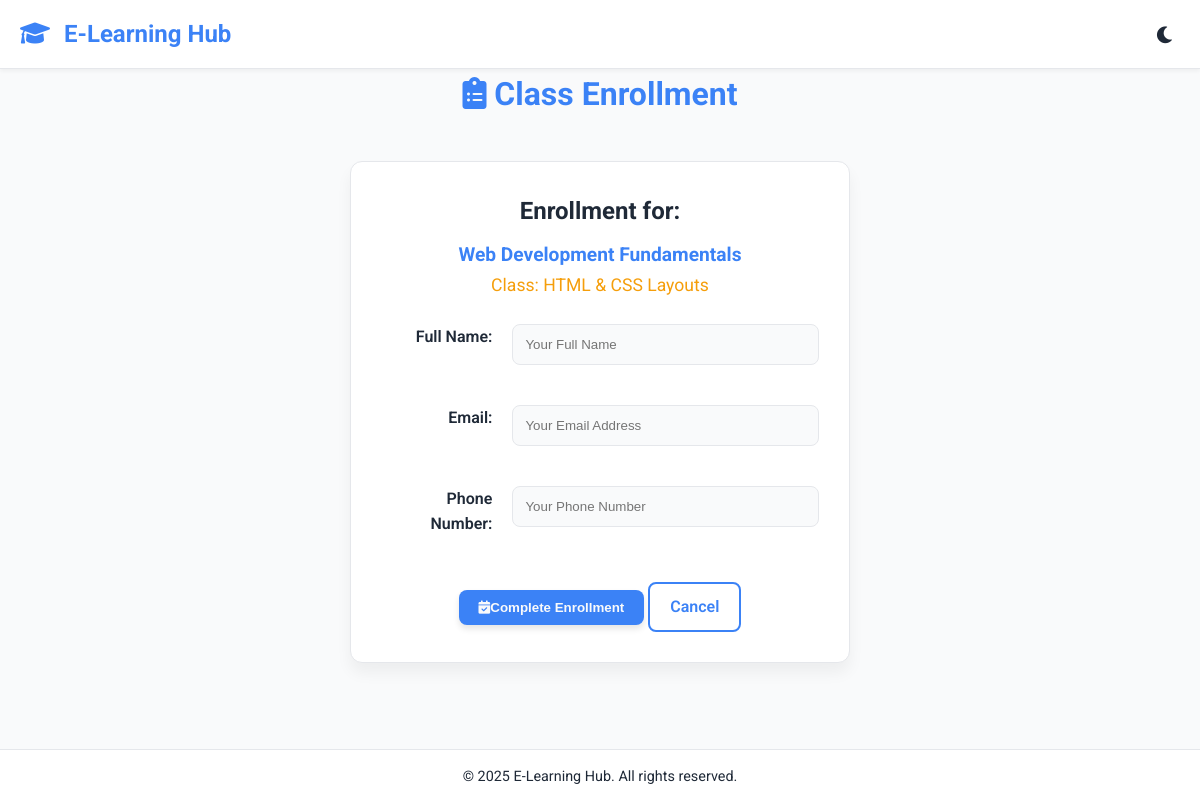
The app's page /enroll.php?class_id=1 with its own data.
### tables this page shows
CREATE TABLE IF NOT EXISTS classes (
    class_id INT(11) UNSIGNED AUTO_INCREMENT PRIMARY KEY,
    course_id INT(11) UNSIGNED NOT NULL,
    class_name VARCHAR(255) NOT NULL,
    class_date DATE NOT NULL,
    class_time TIME NOT NULL,
    class_link VARCHAR(255),  
    FOREIGN KEY (course_id) REFERENCES courses(course_id) ON DELETE CASCADE
);

CREATE TABLE IF NOT EXISTS courses (
    course_id INT(11) UNSIGNED AUTO_INCREMENT PRIMARY KEY,
    course_name VARCHAR(255) NOT NULL,
    course_description TEXT,
    created_at TIMESTAMP DEFAULT CURRENT_TIMESTAMP
);

### enroll.php (the view, shortened to what this page needs)
<?php
require_once 'db_connect.php';
$class_id = isset($_GET['class_id']) ? (int)$_GET['class_id'] : 0;
$class_details = null;
if ($class_id > 0) {
    $stmt = $conn->prepare("SELECT c.class_name, co.course_name FROM classes c JOIN courses co ON c.course_id = co.course_id WHERE c.class_id = ?");
    $stmt->bind_param("i", $class_id);
    $stmt->execute();
    $result = $stmt->get_result();
    $class_details = $result->fetch_assoc();
}
echo get_page_header("Enroll in Class");
?>
<h1 class="text-center"><i class="fas fa-clipboard-list"></i> Class Enrollment</h1>
<?php if (!$class_details): ?>
    <div class="card card-center">
        <p class="text-center">Error: Class not found.</p>
        <p class="text-center mt-4"><a href="user_dashboard.php" class="link-button button-secondary">Go to Course Catalog</a></p>
    </div>
<?php else: ?>
    <div class="card card-center">
        <h2 style="color: var(--clr-text); margin-bottom: 10px;">Enrollment for:</h2>
        <p style="font-size: 1.2rem; font-weight: 700; color: var(--clr-primary);"><?php echo htmlspecialchars($class_details['course_name']); ?></p>
        <p style="font-size: 1.1rem; color: var(--clr-accent);">Class: <?php echo htmlspecialchars($class_details['class_name']); ?></p>
        <form method="POST" action="enroll.php?class_id=<?php echo $class_id; ?>">
            <table class="form-table">
                <tr>
                    <td><label for="full_name">Full Name:</label></td>
                    <td>
                        <input type="text" id="full_name" name="full_name" required placeholder="Your Full Name">
                    </td>
                </tr>
                <tr>
                    <td><label for="email">Email:</label></td>
                    <td>
                        <input type="email" id="email" name="email" required placeholder="Your Email Address">
                    </td>
                </tr>
                <tr>
                    <td><label for="phone">Phone Number:</label></td>
                    <td>
                        <input type="text" id="phone" name="phone" required placeholder="Your Phone Number">
                    </td>
                </tr>
            </table>
            <div class="form-actions">
                <button type="submit" class="button button-primary">
                    <i class="fas fa-calendar-check"></i> Complete Enrollment
                </button>
                <a href="user_dashboard.php" class="link-button button-secondary">Cancel</a>
            </div>
        </form>
    </div>
<?php endif; ?>
<?php
echo get_page_footer();
?>

### style.css (style rules this page uses)
:root { --clr-primary: #3b82f6; --clr-primary-hover: #2563eb; --clr-bg-light: #f9fafb; --clr-bg-card: #ffffff; --clr-text: #1f2937; --clr-border: #e5e7eb; --clr-accent: #f59e0b; }
* { box-sizing: border-box; margin: 0; padding: 0; }
body { font-family: 'Roboto', sans-serif; background-color: var(--clr-bg-light); color: var(--clr-text); transition: background-color 0.3s, color 0.3s; line-height: 1.6; }
h1, h2 { color: var(--clr-primary); margin-bottom: 20px; text-align: center; font-weight: 700; }
.button, .link-button, .icon-button { display: inline-flex; align-items: center; justify-content: center; padding: 10px 20px; border-radius: 8px; text-decoration: none; font-weight: 600; cursor: pointer; transition: background-color 0.2s, color 0.2s, box-shadow 0.2s; border: none; }
.button-primary { background-color: var(--clr-primary); color: var(--clr-bg-light); box-shadow: 0 4px 6px rgba(0, 0, 0, 0.1); }
.button-secondary { background-color: var(--clr-bg-card); color: var(--clr-primary); border: 2px solid var(--clr-primary); }
.card { background-color: var(--clr-bg-card); border: 1px solid var(--clr-border); border-radius: 12px; padding: 30px; box-shadow: 0 10px 15px rgba(0, 0, 0, 0.05); margin-bottom: 30px; }
.card-center { max-width: 500px; margin: 40px auto; text-align: center; }
form { max-width: 600px; margin: 0 auto; }
.form-table { width: 100%; border-collapse: separate; border-spacing: 0 15px; }
.form-table td { padding: 10px 0; vertical-align: top; }
.form-table td:first-child { font-weight: 600; width: 30%; text-align: right; padding-right: 20px; }
.form-table td:last-child { width: 70%; }
input[type="text"], input[type="email"], input[type="password"], input[type="date"], input[type="time"], textarea { width: 100%; padding: 12px; border: 1px solid var(--clr-border); border-radius: 8px; background-color: var(--clr-bg-light); color: var(--clr-text); transition: border-color 0.2s, box-shadow 0.2s; }
.form-actions { text-align: center; padding-top: 20px; }
.text-center { text-align: center; }

### records on screen
classes: course.course_name "Web Development Fundamentals", class_name "HTML & CSS Layouts"
